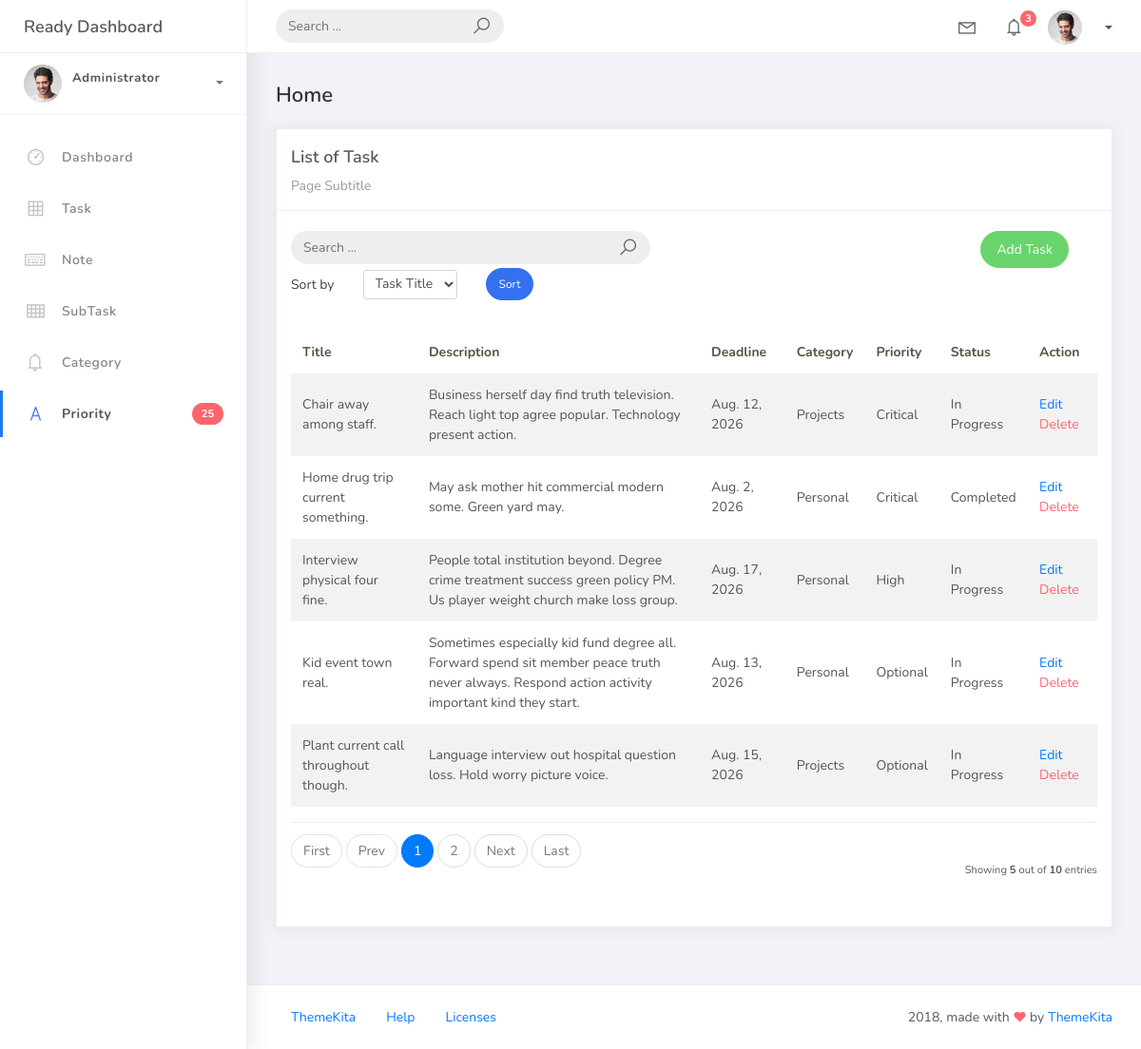
The app's page /task_list with its own data.
### webapp/models.py (models this page shows, shortened)
class BaseModel(models.Model):
    created_at = models.DateTimeField(auto_now_add=True, db_index=True)
    updated_at = models.DateTimeField(auto_now=True)
    class Meta:
        abstract = True

class Task(BaseModel):
    title = models.CharField(max_length=150)
    description = models.CharField(max_length=500)
    deadline = models.DateField()
    status = models.CharField(
        max_length=20,
        choices=[
            ("Pending", "Pending"),
            ("In Progress", "In Progress"),
            ("Completed", "Completed"),
        ],
        default="Pending"
    )
    category = models.ForeignKey(Category, on_delete=models.CASCADE)
    priority = models.ForeignKey(Priority, on_delete=models.CASCADE)

class Category(BaseModel):
    name = models.CharField(max_length=100)
    class Meta:
        verbose_name = "Category"
        verbose_name_plural = "Categories"
    def __str__(self):
        return self.name

class Priority(BaseModel):
    name = models.CharField(max_length=100)
    class Meta:
            verbose_name = "Priority"
            verbose_name_plural = "Priorities"
    def __str__(self):
        return self.name

### webapp/views.py (the view, shortened to what this page needs)
# urls.py: path('task_list', TaskList.as_view(), name='task-list'),
class TaskList(ListView):
    model = Task
    context_object_name = 'task'
    template_name = 'task_list.html'
    paginate_by = 5
    ordering = ["title"]
    def get_queryset(self):
        qs = super().get_queryset()
        query = self.request.GET.get('q')
        return qs
    def get_ordering(self):
        allowed = [
            "title",
            "status",
            "category__name",
            "priority__name",
        ]
        sort_by = self.request.GET.get("sort_by")
        if sort_by in allowed:
            return [sort_by]
        return self.ordering

### templates/task_list.html (shortened to what this page needs)
{% extends 'base.html' %} {% load static %} {% block content %}
 <div class="content">
   <div class="container-fluid">
     <h4 class="page-title">Home</h4>
     <div class="row">
       <div class="col-md-12">
         <div class="card">
           <div class="card-header">
             <div class="card-title">List of Task</div>
             <div class="card-category">Page Subtitle</div>
           </div>
           <br />
                <div class="col-md-12 row">
                    <div class="col-md-6">
                        <form class="navbar-left navbar-form nav-search mr-md-3" action="{% url 'task-list' %}">
                            <div class="input-group">
                                <input type="text" placeholder="Search ..." class="form-control" name="q" />
                                <div class="input-group-append">
                                <span class="input-group-text">
                                    <i class="la la-search search-icon"></i>
                                </span>
                                </div>
                            </div>
                        </form>
                     </div>
                    <div class="col-md-6">
                        <div class="pull-right">
                            <a href="{% url 'task-add' %}" class="btn btn-success btn-rounded">Add Task</a>
                        </div>
                    </div>
                </div>
                <div class="col-md-12">
                    <form method="get" class="row g-2 align-items-center">
                        <div class="col-auto">
                            <label for="smallSelect" class="col-form-label">Sort by</label>
                        </div>
                        <div class="col-auto">
                            <select class="form-control form-control-sm"
                                    id="smallSelect"
                                    name="sort_by">
                                <option value="title"
                                    {% if request.GET.sort_by == "title" %}selected{% endif %}>
                                    Task Title
                                </option>
                            </select>
                        </div>
                        <div class="col-auto">
                            <button type="submit"
                                    class="btn btn-primary btn-sm btn-rounded">
                                Sort
                            </button>
                        </div>
                    </form>
                </div>
           <div class="card-body">
             <table class="table table-striped mt-3">
               <thead>
                 <tr>
                   <th scope="col">Title</th>
                   <th scope="col">Description</th>
                   <th scope="col">Deadline</th>
                   <th scope="col">Category</th>
                   <th scope="col">Priority</th>
                   <th scope="col">Status</th>
                   <th scope="col">Action</th>
                 </tr>
               </thead>
               <tbody>
                 {% for object in object_list %}
                 <tr>
                   <td>{{ object.title }}</td>
                   <td>{{ object.description }}</td>
                   <td>{{ object.deadline }}</td>
                   <td>{{ object.category }}</td>
                   <td>{{ object.priority }}</td>
                   <td>{{ object.status }}</td>
                   <td>
                        <a href="task_list/{{ object.id }}">Edit</a>
                        <a href="task_list/{{ object.id }}/delete" class="text-danger">Delete</a>
                   </td>
                   </tr>
                        {% empty %}
                   <tr>
                    <td colspan="4" style="text-align: center">
                    <p class="text-sm font-weight-bold mb-0">No Records Found</p>
                    </td>
                 </tr>
                 {% endfor %}
               </tbody>
             </table>
             {% include 'includes/pagination.html' %}
           </div>
         </div>
       </div>
     </div>
   </div>
 </div>
 {% endblock %}

### templates/base.html (shortened to what this page needs)
{% load static %}
{% load pwa %}
<!DOCTYPE html>
<html>
<head>
	<link rel="stylesheet" href="{% static 'css/bootstrap.min.css' %}">
	<link rel="stylesheet" href="{% static 'css/ready.css' %}">
    <link rel="stylesheet" href="{% static 'css/demo.css' %}">
</head>
<body>
	<div class="wrapper">
		<div class="main-header">
			<div class="logo-header">
				<a href="index.html" class="logo">
					Ready Dashboard
				</a>
			</div>
			<nav class="navbar navbar-header navbar-expand-lg">
				<div class="container-fluid">
					<form class="navbar-left navbar-form nav-search mr-md-3" action="">
						<div class="input-group">
							<input type="text" placeholder="Search ..." class="form-control">
							<div class="input-group-append">
								<span class="input-group-text">
									<i class="la la-search search-icon"></i>
								</span>
							</div>
						</div>
					</form>
					<ul class="navbar-nav topbar-nav ml-md-auto align-items-center">
						<li class="nav-item dropdown hidden-caret">
							<a class="nav-link dropdown-toggle" href="#" id="navbarDropdown" role="button" data-toggle="dropdown" aria-haspopup="true" aria-expanded="false">
								<i class="la la-envelope"></i>
							</a>
						</li>
						<li class="nav-item dropdown hidden-caret">
							<a class="nav-link dropdown-toggle" href="#" id="navbarDropdown" role="button" data-toggle="dropdown" aria-haspopup="true" aria-expanded="false">
								<i class="la la-bell"></i>
								<span class="notification">3</span>
							</a>
						</li>
						<li class="nav-item dropdown">
							<a class="dropdown-toggle profile-pic" data-toggle="dropdown" href="#" aria-expanded="false"> <img src="{% static 'img/profile.jpg' %}" alt="user-img" width="36" class="img-circle"><span>{{ request.user.username }}</span></span> </a>
							</li>
						</ul>
					</div>
				</nav>
			</div>
			<div class="sidebar">
				<div class="scrollbar-inner sidebar-wrapper">
					<div class="user">
						<div class="photo">
                            <img src="{% static 'img/profile.jpg' %}" alt="user-img" width="36" class="img-circle">
						</div>
						<div class="info">
							<a class="" data-toggle="collapse" href="#collapseExample" aria-expanded="true">
								<span>
									<span class="user-level">Administrator</span>
									<span class="caret"></span>
								</span>
							</a>
							<div class="clearfix"></div>
						</div>
					</div>
					<ul class="nav">
						<li class="nav-item">
							<a href="{% url 'home' %}">
								<i class="la la-dashboard"></i>
								<p> Dashboard </p>
							</a>
						</li>
						<li class="nav-item">
							<a href="{% url 'task-list' %}">
								<i class="la la-table"></i>
                                <p>Task</p>
							</a>
						</li>
						<li class="nav-item">
							<a href="{% url 'note-list' %}">
								<i class="la la-keyboard-o"></i>
                                <p>Note</p>
							</a>
						</li>
						<li class="nav-item">
							<a href="{% url 'subtask-list' %}">
								<i class="la la-th"></i>
                                <p>SubTask</p>
							</a>
						</li>
						<li class="nav-item">
							<a href="{% url 'category-list' %}">
								<i class="la la-bell"></i>
                                <p>Category</p>
							</a>
						</li>
						<li class="nav-item active">
							<a href="{% url 'priority-list' %}">
								<i class="la la-font"></i>
								<p>Priority</p>
								<span class="badge badge-danger">25</span>
							</a>
						</li>
					</ul>
				</div>
			</div>
			<div class="main-panel">
                {% block content %}
                {% endblock %}
				<footer class="footer">
					<div class="container-fluid">
						<nav class="pull-left">
							<ul class="nav">
								<li class="nav-item">
									<a class="nav-link" href="http://www.themekita.com">
										ThemeKita
									</a>
								</li>
								<li class="nav-item">
									<a class="nav-link" href="#">
										Help
									</a>
								</li>
								<li class="nav-item">
									<a class="nav-link" href="https://themewagon.com/license/#free-item">
										Licenses
									</a>
								</li>
							</ul>
						</nav>
						<div class="copyright ml-auto">
							2018, made with <i class="la la-heart heart text-danger"></i> by <a href="http://www.themekita.com">ThemeKita</a>
						</div>
					</div>
				</footer>
			</div>
		</div>
</body>
</html>

### templates/includes/pagination.html (shortened to what this page needs)
{% if is_paginated %}
  <div
    class="card-footer px-0 border-0 d-flex flex-column flex-lg-row align-items-center justify-content-between mt-3"
  >
    <nav aria-label="Topics pagination" class="mb-4">
      <ul class="pagination">
        {% if page_obj.number > 1 %}
          <li class="page-item">
            <a class="page-link" href="?page=1">First</a>
          </li>
        {% else %}
          <li class="page-item disabled">
            <span class="page-link">First</span>
          </li>
        {% endif %}
        {% if page_obj.has_previous %}
          <li class="page-item">
            <a class="page-link" href="?page={{ page_obj.previous_page_number }}">Prev</a>
          </li>
        {% else %}
          <li class="page-item disabled">
            <span class="page-link">Prev</span>
          </li>
        {% endif %}
        {% for page_num in paginator.page_range %}
          {% if page_obj.number == page_num %}
            <li class="page-item active">
              <span class="page-link">
                {{ page_num }}
              </span>
            </li>
          {% elif page_num > page_obj.number|add:'-3' and page_num < page_obj.number|add:'3' %}
            <li class="page-item">
              <a class="page-link" href="?page={{ page_num }}">{{ page_num }}</a>
            </li>
          {% endif %}
        {% endfor %}
        {% if page_obj.has_next %}
          <li class="page-item">
            <a class="page-link" href="?page={{ page_obj.next_page_number }}">Next</a>
          </li>
        {% else %}
          <li class="page-item disabled">
            <span class="page-link">Next</span>
          </li>
        {% endif %}
        {% if page_obj.number != paginator.num_pages %}
          <li class="page-item">
            <a class="page-link" href="?page={{ paginator.num_pages }}">Last</a>
          </li>
        {% else %}
          <li class="page-item disabled">
            <span class="page-link">Last</span>
            126
          </li>
        {% endif %}
      </ul>
    </nav>
    <div class="fw-normal small mt-4 mt-lg-0">
      Showing <b>{{object_list.count}}</b> out of
      <b>{{paginator.count}}</b> entries
    </div>
  </div>
{% endif %}

### records on screen
Task: title "Chair away among staff.", description "Business herself day find truth television. Reach light top agree popular. Technology present action.", deadline "Aug. 12, 2026", category "Projects", priority "Critical", status "In Progress"
Task: title "Home drug trip current something.", description "May ask mother hit commercial modern some. Green yard may.", deadline "Aug. 2, 2026", category "Personal", priority "Critical", status "Completed"
Task: title "Interview physical four fine.", description "People total institution beyond. Degree crime treatment success green policy PM. Us player weight church make loss group.", deadline "Aug. 17, 2026", category "Personal", priority "High", status "In Progress"
Task: title "Kid event town real.", description "Sometimes especially kid fund degree all. Forward spend sit member peace truth never always. Respond action activity important kind they start.", deadline "Aug. 13, 2026", category "Personal", priority "Optional", status "In Progress"
Task: title "Plant current call throughout though.", description "Language interview out hospital question loss. Hold worry picture voice.", deadline "Aug. 15, 2026", category "Projects", priority "Optional", status "In Progress"

### other values on screen
{{ page_num }} "1"
{{ page_num }} "2"
{{ object_list.count }} "5"
{{ paginator.count }} "10"
